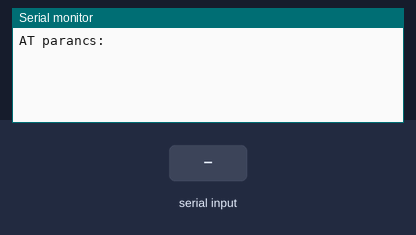
Bench run of a sketch on a simulated Arduino Uno, built with avr-gcc and run on an emulated ATmega328P. Parts: the last lines printed to the serial monitor. Inputs (shaded band) come from the test bench.

Above: at 1.2 s.
1.3 s: "1" received over the second serial link
At 2.5 s:
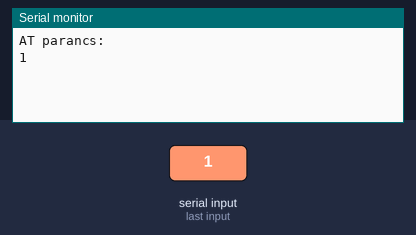
2.8 s: "0" received over the second serial link
At 3.6 s:
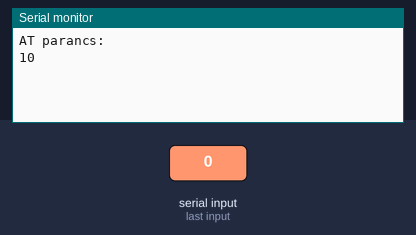

The sketch:

serial.ino
```cpp
#include <SoftwareSerial.h>

#define RX 10
#define TX 11
#define KEY 7

SoftwareSerial bluetooth_HC05(RX, TX);

void setup()
{
  pinMode(RX, INPUT);
  pinMode(TX, OUTPUT);
  pinMode(KEY, OUTPUT);
  digitalWrite(KEY, HIGH);

  Serial.begin(9600);
  Serial.println("AT parancs:");
  bluetooth_HC05.begin(38400);
}

void loop()
{
  if(bluetooth_HC05.available() > 0)
  {
    Serial.write(bluetooth_HC05.read());
  }
  if(Serial.available() > 0)
  {
    bluetooth_HC05.write(Serial.read());
  }
}
```

Measured:
- after the input at 1.3 s, the serial monitor: prints a new line at once (image 1)
- after the input at 2.8 s, the serial monitor: prints a new line at once (image 2)
